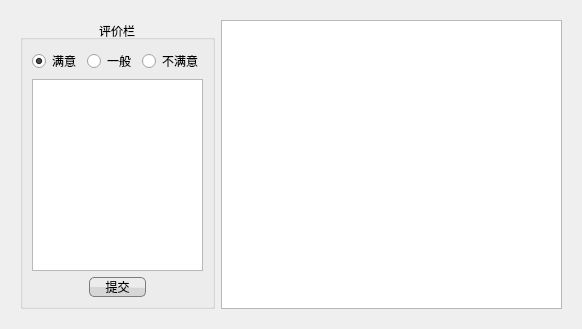
            <widget class="QWidget" name="EvaluateM">
             <property name="styleSheet">
              <string notr="true">#EvaluateM{background:url(:/res/background2.png);}</string>
             </property>
             <attribute name="title">
              <string>评价管理</string>
             </attribute>
             <layout class="QVBoxLayout" name="verticalLayout_8">
              <item>
               <widget class="QWidget" name="widget_7" native="true">
                <property name="font">
                 <font>
                  <pointsize>9</pointsize>
                 </font>
                </property>
                <layout class="QHBoxLayout" name="horizontalLayout_14" stretch="1,3">
                 <item>
                  <widget class="QGroupBox" name="groupBox_5">
                   <property name="title">
                    <string>评价栏</string>
                   </property>
                   <property name="alignment">
                    <set>Qt::AlignCenter</set>
                   </property>
                   <layout class="QVBoxLayout" name="verticalLayout_17">
                    <item>
                     <layout class="QHBoxLayout" name="horizontalLayout_12">
                      <item>
                       <widget class="QRadioButton" name="evluate1RadioButton">
                        <property name="text">
                         <string>满意</string>
                        </property>
                        <property name="checked">
                         <bool>true</bool>
                        </property>
                       </widget>
                      </item>
                      <item>
                       <widget class="QRadioButton" name="evluate2RadioButton">
                        <property name="text">
                         <string>一般</string>
                        </property>
                       </widget>
                      </item>
                      <item>
                       <widget class="QRadioButton" name="evluate3RadioButton">
                        <property name="text">
                         <string>不满意</string>
                        </property>
                       </widget>
                      </item>
                     </layout>
                    </item>
                    <item>
                     <widget class="QTextEdit" name="textEdit"/>
                    </item>
                    <item>
                     <layout class="QHBoxLayout" name="horizontalLayout_13">
                      <item>
                       <spacer name="horizontalSpacer_8">
                        <property name="orientation">
                         <enum>Qt::Horizontal</enum>
                        </property>
                        <property name="sizeHint" stdset="0">
                         <size>
                          <width>40</width>
                          <height>20</height>
                         </size>
                        </property>
                       </spacer>
                      </item>
                      <item>
                       <widget class="QPushButton" name="submitButton">
                        <property name="sizePolicy">
                         <sizepolicy hsizetype="Expanding" vsizetype="Fixed">
                          <horstretch>0</horstretch>
                          <verstretch>0</verstretch>
                         </sizepolicy>
                        </property>
                        <property name="styleSheet">
                         <string notr="true">QPushButton#submitButton{
background-color: qconicalgradient(cx:0.5, cy:0.522909, angle:179.9, stop:0.494318 rgba(214, 214, 214, 255), stop:0.5 rgba(236, 236, 236, 255));
border: 1px solid rgb(124, 124, 124);
border-radius:5px;
}
QPushButton#submitButton:hover{
  background-color: qconicalgradient(cx:0.5, cy:0.522909, angle:179.9, stop:0.494318 rgba(181, 225, 250, 255), stop:0.5 rgba(222, 242, 251, 255));
  border-radius:5px;
  border: 1px solid #3C80B1;  
}
QPushButton#submitButton:pressed{
  background-color: qconicalgradient(cx:0.5, cy:0.522909, angle:179.9, stop:0.494318 rgba(134, 198, 233, 255), stop:0.5 rgba(206, 234, 248, 255));
  border-radius:5px;
  border: 1px solid #5F92B2;  
}</string>
                        </property>
                        <property name="text">
                         <string>提交</string>
                        </property>
                       </widget>
                      </item>
                      <item>
                       <spacer name="horizontalSpacer_9">
                        <property name="orientation">
                         <enum>Qt::Horizontal</enum>
                        </property>
                        <property name="sizeHint" stdset="0">
                         <size>
                          <width>40</width>
                          <height>20</height>
                         </size>
                        </property>
                       </spacer>
                      </item>
                     </layout>
                    </item>
                   </layout>
                  </widget>
                 </item>
                 <item>
                  <widget class="QTableWidget" name="evluateTableWidget">
                   <property name="styleSheet">
                    <string notr="true">background-image:url(:/res/white.png);</string>
                   </property>
                   <property name="editTriggers">
                    <set>QAbstractItemView::NoEditTriggers</set>
                   </property>
                   <property name="selectionMode">
                    <enum>QAbstractItemView::NoSelection</enum>
                   </property>
                   <property name="selectionBehavior">
                    <enum>QAbstractItemView::SelectRows</enum>
                   </property>
                   <attribute name="horizontalHeaderVisible">
                    <bool>false</bool>
                   </attribute>
                   <attribute name="horizontalHeaderStretchLastSection">
                    <bool>true</bool>
                   </attribute>
                   <column>
                    <property name="text">
                     <string>满意程度</string>
                    </property>
                   </column>
                   <column>
                    <property name="text">
                     <string>顾客评价</string>
                    </property>
                   </column>
                  </widget>
                 </item>
                </layout>
               </widget>
              </item>
             </layout>
            </widget>
